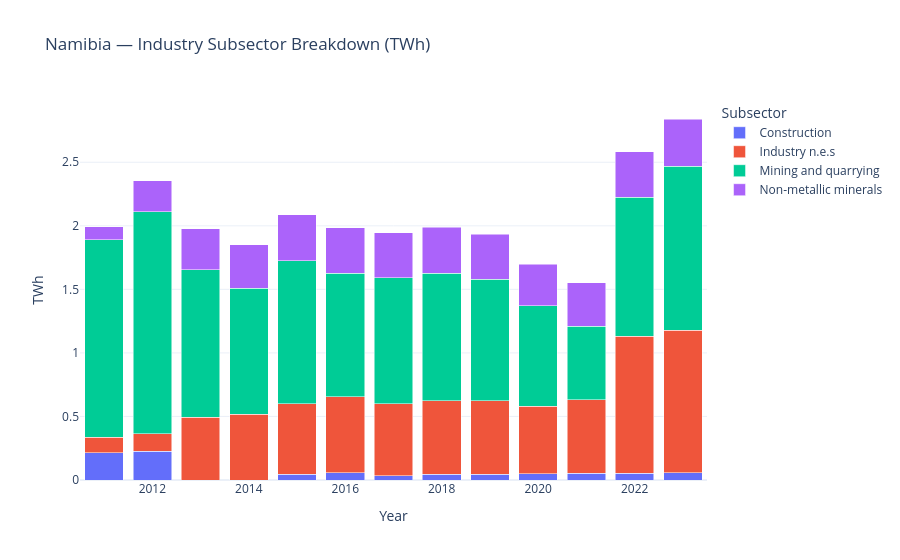

The cell this chart's notebook holds for it:
### Markdown cell above
## 5 · Industry subsector breakdown over time

### Code cell
df_industry_sub = df_subsectors[df_subsectors["sector"] == "Industry"]

if df_industry_sub.empty:
    print("No industry subsector data available for this country.")
else:
    fig = px.bar(
        df_industry_sub,
        x="year",
        y="total_TWh",
        color="subsector",
        barmode="stack",
        title=f"{COUNTRY} — Industry Subsector Breakdown (TWh)",
        labels={"total_TWh": "TWh", "year": "Year", "subsector": "Subsector"},
        template="plotly_white",
    )
    fig.update_layout(hovermode="x unified", legend_title_text="Subsector")
    fig.show()

### Figure 1 — Plotly figure (JSON) as saved in the notebook; plotly's stock layout.template omitted (floating-point values rounded to 4 significant figures)
{"data": [{"hovertemplate": "Subsector=Construction<br>Year=%{x}<br>TWh=%{y}<extra></extra>", "legendgroup": "Construction", "marker": {"color": "#636efa", "pattern": {"shape": ""}}, "name": "Construction", "orientation": "v", "showlegend": true, "textposition": "auto", "type": "bar", "x": [2011, 2012, 2015, 2016, 2017, 2018, 2019, 2020, 2021, 2022, 2023], "xaxis": "x", "y": [0.215, 0.2269, 0.045, 0.05611, 0.03306, 0.04444, 0.04667, 0.04917, 0.05167, 0.05417, 0.05639], "yaxis": "y"}, {"hovertemplate": "Subsector=Industry n.e.s<br>Year=%{x}<br>TWh=%{y}<extra></extra>", "legendgroup": "Industry n.e.s", "marker": {"color": "#EF553B", "pattern": {"shape": ""}}, "name": "Industry n.e.s", "orientation": "v", "showlegend": true, "textposition": "auto", "type": "bar", "x": [2011, 2012, 2013, 2014, 2015, 2016, 2017, 2018, 2019, 2020, 2021, 2022, 2023], "xaxis": "x", "y": [0.12, 0.1378, 0.4953, 0.5156, 0.5547, 0.5989, 0.5667, 0.5808, 0.5786, 0.5297, 0.5789, 1.078, 1.122], "yaxis": "y"}, {"hovertemplate": "Subsector=Mining and quarrying<br>Year=%{x}<br>TWh=%{y}<extra></extra>", "legendgroup": "Mining and quarrying", "marker": {"color": "#00cc96", "pattern": {"shape": ""}}, "name": "Mining and quarrying", "orientation": "v", "showlegend": true, "textposition": "auto", "type": "bar", "x": [2011, 2012, 2013, 2014, 2015, 2016, 2017, 2018, 2019, 2020, 2021, 2022, 2023], "xaxis": "x", "y": [1.554, 1.745, 1.158, 0.9919, 1.125, 0.9711, 0.9906, 1.003, 0.9531, 0.7911, 0.5797, 1.095, 1.289], "yaxis": "y"}, {"hovertemplate": "Subsector=Non-metallic minerals<br>Year=%{x}<br>TWh=%{y}<extra></extra>", "legendgroup": "Non-metallic minerals", "marker": {"color": "#ab63fa", "pattern": {"shape": ""}}, "name": "Non-metallic minerals", "orientation": "v", "showlegend": true, "textposition": "auto", "type": "bar", "x": [2011, 2012, 2013, 2014, 2015, 2016, 2017, 2018, 2019, 2020, 2021, 2022, 2023], "xaxis": "x", "y": [0.1036, 0.2453, 0.3258, 0.3447, 0.3603, 0.3603, 0.3567, 0.3603, 0.3572, 0.3283, 0.3403, 0.3583, 0.3733], "yaxis": "y"}], "layout": {"barmode": "stack", "hovermode": "x unified", "legend": {"title": {"text": "Subsector"}, "tracegroupgap": 0}, "title": {"text": "Namibia — Industry Subsector Breakdown (TWh)"}, "xaxis": {"anchor": "y", "domain": [0, 1], "title": {"text": "Year"}}, "yaxis": {"anchor": "x", "domain": [0, 1], "title": {"text": "TWh"}}}}
